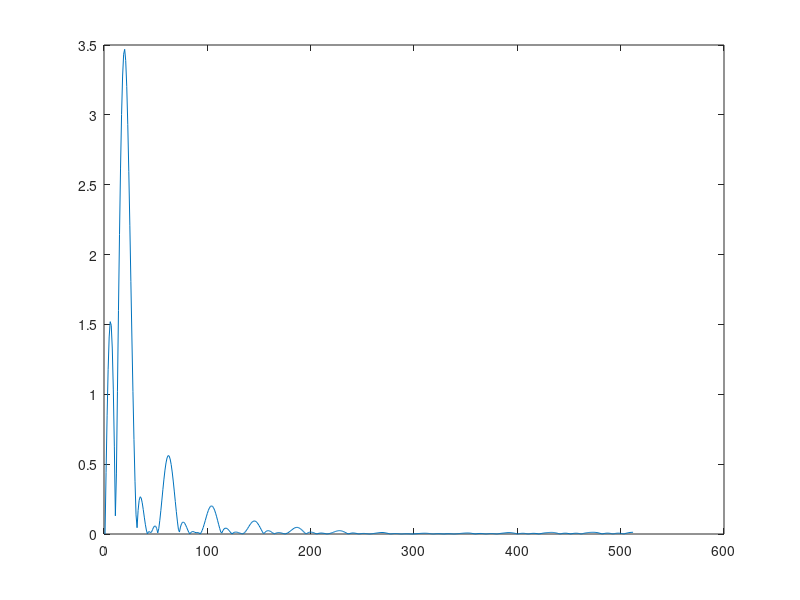

Write MATLAB code to recreate this figure.
clear global
close all
%1

n = 1:50;

x1 = sin(2*pi*0.1*n);
x2 = sin(2*pi*0.05*n);
x3 = sin(2*pi*0.02*n);
x4 = x1+x2+x3;

%plot(x1);
%stem (x1);
%plot(x2);
%stem(x2);
%plot(x3);
%stem(x3);
%plot(x4);
%stem(x4);
%stem(y1);
plot(n, [x1' x2' x3' x4'])
%%
%2
m = 1:10;
y1 = sin(2*pi*0.2*m);
y2= fft(y1, 80);
freqx = linspace(-pi, pi, 80);
plot(freqx, abs(y2), 'o-');

%3
h=[4,3, 3.5, 4, 3, 2.5, 0.5, 0.3, 0.2];
n=9;
stem(h);
H=fft(h, 2000);
frecs=linspace(-pi, pi, 2000);
plot(frecs, abs(H));
zplane(h, 1);
M=100;
n=1:M;
x5=square(2*pi*0.02*n);
y=conv(h, x5);
stem(y);
y=filter(h, 1, x5);
stem(y);
%4
b=[3, 1.5, 2];
a=[1, -1.2];
[H, w]=freqz(b, a, 512);
plot(w, abs(H));
zplane(b, a);
[X5, w2]=freqz(x5, 512);
Y=times(H, X5);
plot(abs(Y));

